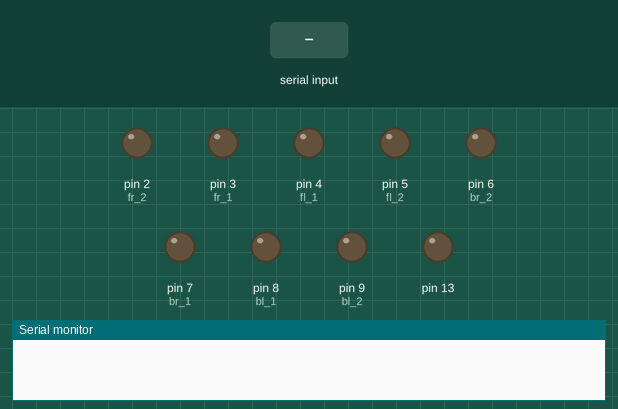
A sketch run on a simulated Arduino Uno, built with avr-gcc and run on an emulated ATmega328P. Parts: output pins drawn as LEDs (lit = HIGH), the last lines printed to the serial monitor. The test bench sets the inputs (shaded band).

Above: at 1.2 s.
1.3 s: byte 2 (2) received over Serial
At 2.5 s:
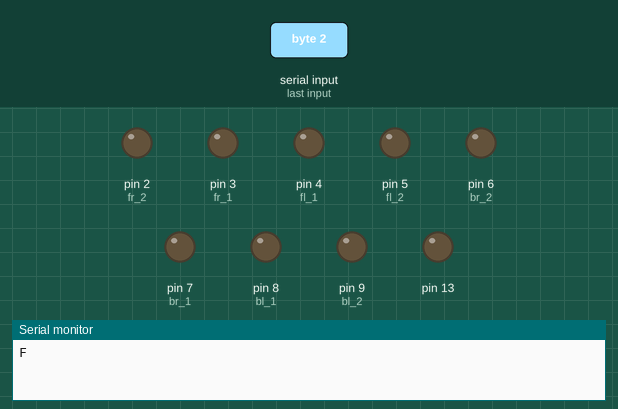
2.9 s: byte 0 (0) received over Serial
At 3.6 s:
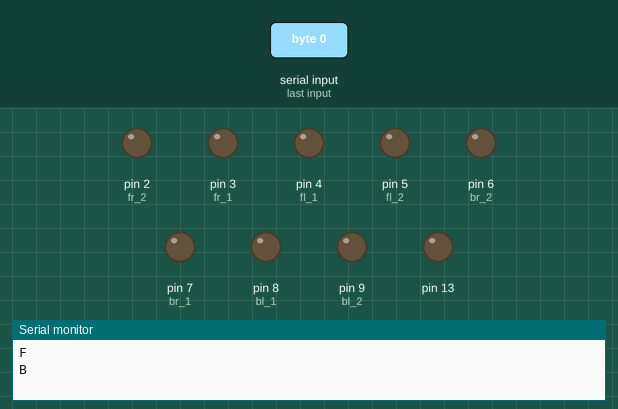
4.5 s: byte 3 (3) received over Serial
At 4.9 s:
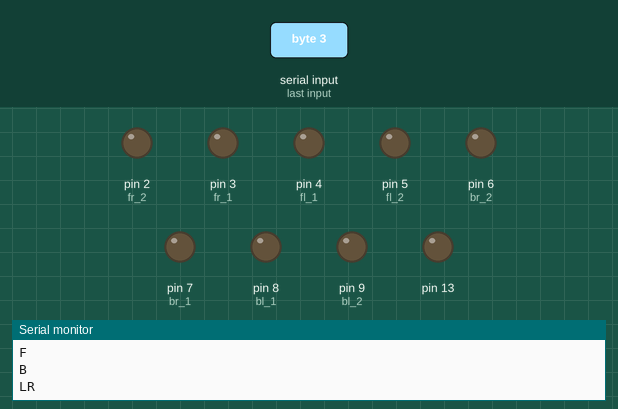
6.1 s: byte 5 (5) received over Serial
At 7.3 s:
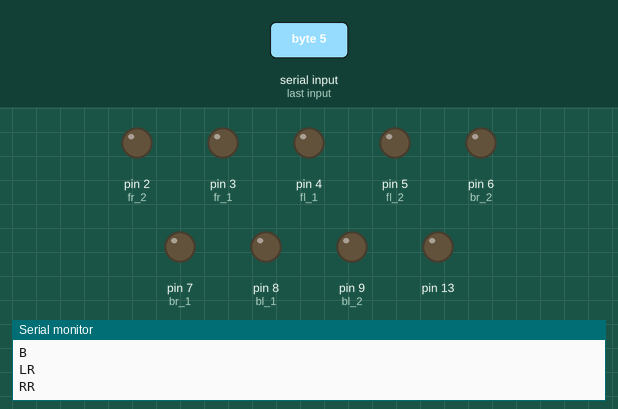
Timing chart, 0 to 9.1 s (numbered marks = the images above; inputs shaded):
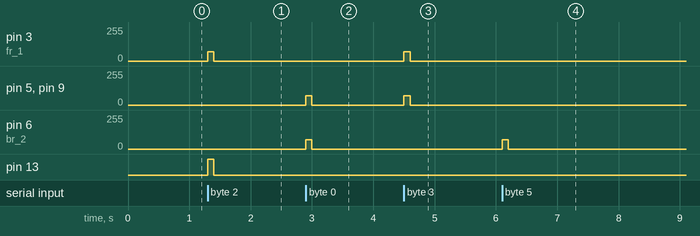

The sketch:

mt_main_joy_drive.ino
```cpp
//front right
#define fr_1 3
#define fr_2 2

//front left
#define fl_1 4
#define fl_2 5

//back right
#define br_1 7
#define br_2 6
//back  left
#define bl_1 8
#define bl_2 9


int myCmd = 0;

long timer;

void setup() {
  Serial.begin(115200);
  //Check wether all the pins are defined or not in the setup function
  pinSetup();
  timer = millis() - 100;
}
// # we are mapping from 0 to  5
// -1----->+1=0 BACKWARD
//  0----->+1=1 LINEAR STOP
//  1----->+1=2 FORWARD


// -1----->+4=3 LEFT ROTATE
//  0----->+4=4  ANGULAR STOP
//  1----->+4=5  RIGHT ROTATE

void loop() {
  // analogWrite(13,0);
  myCmd = 0;
  // Serial.available() actually returns the number of bytes avaiable
  // Serial.println(Serial.available());

  //If there is something is there what to do actually
  if (Serial.available() > 0) {
    myCmd = Serial.read();
    if (myCmd == 2) {
      whole_forward();
      Serial.println("F");
      analogWrite(13,250);
    }

    else if (myCmd == 0) {
      analogWrite(13,0);
      Serial.println("B");
      whole_backward();
    }

    else if (myCmd == 3) {
      Serial.println("LR");
      whole_left_rotation();
    }

    else if (myCmd == 5) {
      Serial.println("RR");
      whole_right_rotation();
    }

    else {
      Serial.println("SE");
      analogWrite(13, 70);
      whole_stop();
    }

    //we  just start the timer
    timer = millis();
  }


  // safety case to make the rover stop if we lsoe serial communication
  else if (millis() - timer > 100) {
    whole_stop();
    analogWrite(13, 70);
  }
}


// void loop(){
//   whole_right_rotation();
//   delay(2000);
//   whole_stop();
//   delay(2000);
//   whole_left_rotation();
//   delay(2000);
//   whole_stop();
//   delay(2000);

// }
```

moving_function.ino
```cpp
//setting up the pin is the most necessary thing
void pinSetup() {
  //forward pin setup
  pinMode(fr_1, OUTPUT);
  pinMode(fr_2, OUTPUT);
  pinMode(fl_1, OUTPUT);
  pinMode(fl_2, OUTPUT);
  //backwad pin setup
  pinMode(br_1, OUTPUT);
  pinMode(br_2, OUTPUT);
  pinMode(bl_1, OUTPUT);
  pinMode(bl_2, OUTPUT);
  pinMode(13,OUTPUT);

}


//Single Single motor forward
void forward(int p1, int p2) {
  analogWrite(p1, 70);
  analogWrite(p2, 0);
}
void backward(int p1, int p2) {
  analogWrite(p1, 0);
  analogWrite(p2, 70);
}
void stop(int p1, int p2) {
  analogWrite(p1, 0);
  analogWrite(p2, 0);
}
```

whole_movement.ino
```cpp
void whole_forward(){
  forward(fr_1, fr_2);
  forward(fl_1, fl_2);
  forward(br_1, br_2);
  forward(bl_1, bl_2);
}

void whole_backward(){
  backward(fr_1, fr_2);
  backward(fl_1, fl_2);
  backward(br_1, br_2);
  backward(bl_1, bl_2);
}

void whole_stop(){
  stop(fr_1, fr_2);
  stop(fl_1, fl_2);
  stop(br_1, br_2);
  stop(bl_1, bl_2);

}
void whole_right_rotation(){
  forward(fl_1, fl_2);
  forward(bl_1, bl_2);
  backward(fr_1, fr_2);
  backward(br_1, br_2);
}

void whole_left_rotation(){
  forward(fr_1, fr_2);
  forward(br_1, br_2);
  backward(fl_1, fl_2);
  backward(bl_1, bl_2);

}
```

Measured:
- after the input at 1.3 s, pin 3 (fr_1): 0/255 → 70/255 at once, → 0/255 0.10 s later; pin 13: LOW → HIGH at once, → LOW 0.10 s later
- after the input at 2.9 s, pin 5 (fl_2), pin 6 (br_2), pin 9 (bl_2): 0/255 → 70/255 at once, → 0/255 0.10 s later
- after the input at 4.5 s, pin 3 (fr_1), pin 5 (fl_2), pin 9 (bl_2): 0/255 → 70/255 at once, → 0/255 0.10 s later
- after the input at 6.1 s, pin 6 (br_2): 0/255 → 70/255 at once, → 0/255 0.10 s later
